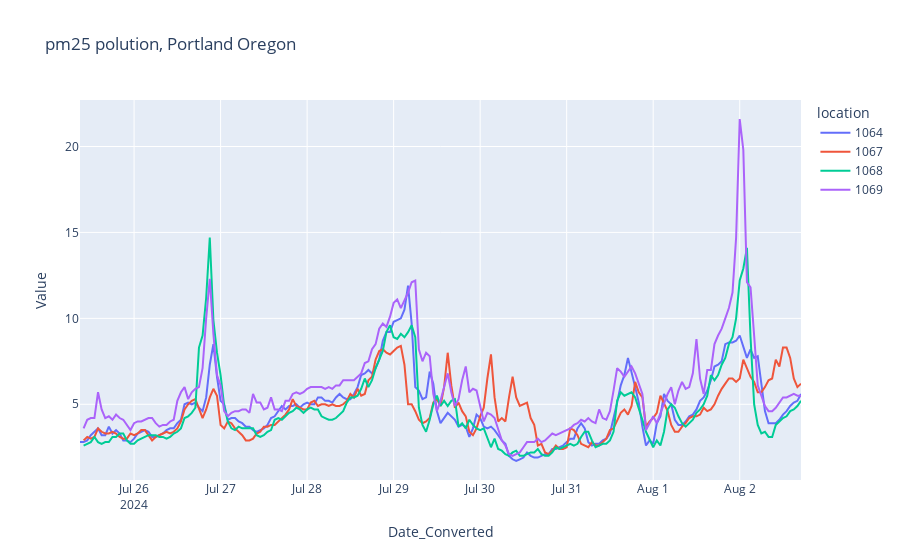

The notebook cell saved with this chart:
### Markdown cell above
### Timeseries

### Code cell
timeseries_plot = px.line(combined_df, x = 'Date_Converted', y = 'Value', color='location',
                                title = "pm25 polution, Portland Oregon")
timeseries_plot.show()

### Figure 1 — Plotly figure (JSON) as saved in the notebook; plotly's stock layout.template omitted (floating-point values rounded to 4 significant figures; data arrays with more than 128 entries replaced by an {"elided": "..."} marker saying what was removed)
{"data": [{"hovertemplate": "location=1064<br>Date_Converted=%{x}<br>Value=%{y}<extra></extra>", "legendgroup": "1064", "line": {"color": "#636efa", "dash": "solid"}, "marker": {"symbol": "circle"}, "mode": "lines", "name": "1064", "orientation": "v", "showlegend": true, "type": "scatter", "x": {"elided": "200 str values"}, "xaxis": "x", "y": {"elided": "200 float values"}, "yaxis": "y"}, {"hovertemplate": "location=1067<br>Date_Converted=%{x}<br>Value=%{y}<extra></extra>", "legendgroup": "1067", "line": {"color": "#EF553B", "dash": "solid"}, "marker": {"symbol": "circle"}, "mode": "lines", "name": "1067", "orientation": "v", "showlegend": true, "type": "scatter", "x": {"elided": "200 str values"}, "xaxis": "x", "y": {"elided": "200 float values"}, "yaxis": "y"}, {"hovertemplate": "location=1068<br>Date_Converted=%{x}<br>Value=%{y}<extra></extra>", "legendgroup": "1068", "line": {"color": "#00cc96", "dash": "solid"}, "marker": {"symbol": "circle"}, "mode": "lines", "name": "1068", "orientation": "v", "showlegend": true, "type": "scatter", "x": {"elided": "200 str values"}, "xaxis": "x", "y": {"elided": "200 float values"}, "yaxis": "y"}, {"hovertemplate": "location=1069<br>Date_Converted=%{x}<br>Value=%{y}<extra></extra>", "legendgroup": "1069", "line": {"color": "#ab63fa", "dash": "solid"}, "marker": {"symbol": "circle"}, "mode": "lines", "name": "1069", "orientation": "v", "showlegend": true, "type": "scatter", "x": {"elided": "200 str values"}, "xaxis": "x", "y": {"elided": "200 float values"}, "yaxis": "y"}], "layout": {"legend": {"title": {"text": "location"}, "tracegroupgap": 0}, "title": {"text": "pm25 polution, Portland Oregon"}, "xaxis": {"anchor": "y", "domain": [0, 1], "title": {"text": "Date_Converted"}}, "yaxis": {"anchor": "x", "domain": [0, 1], "title": {"text": "Value"}}}}
